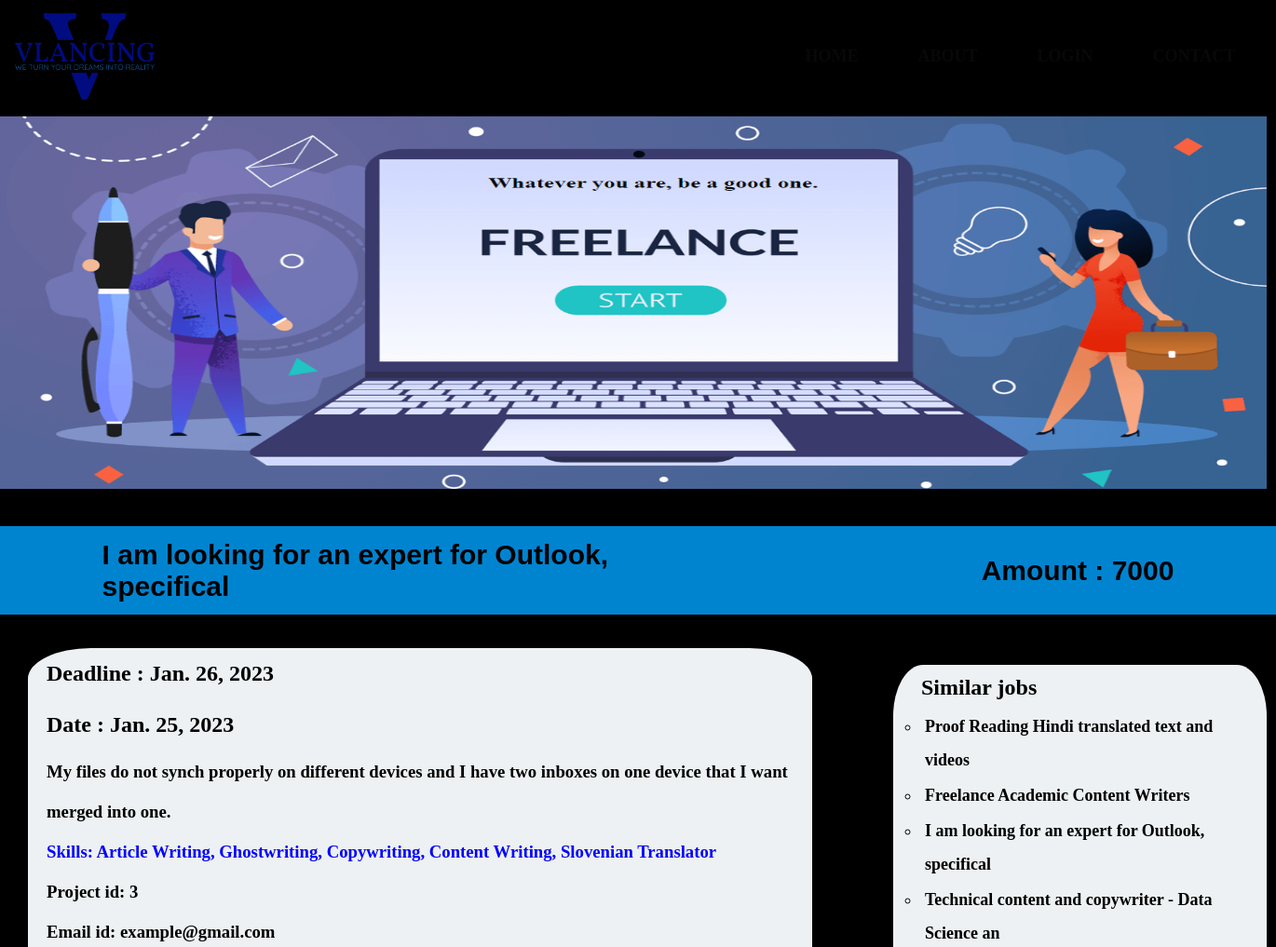
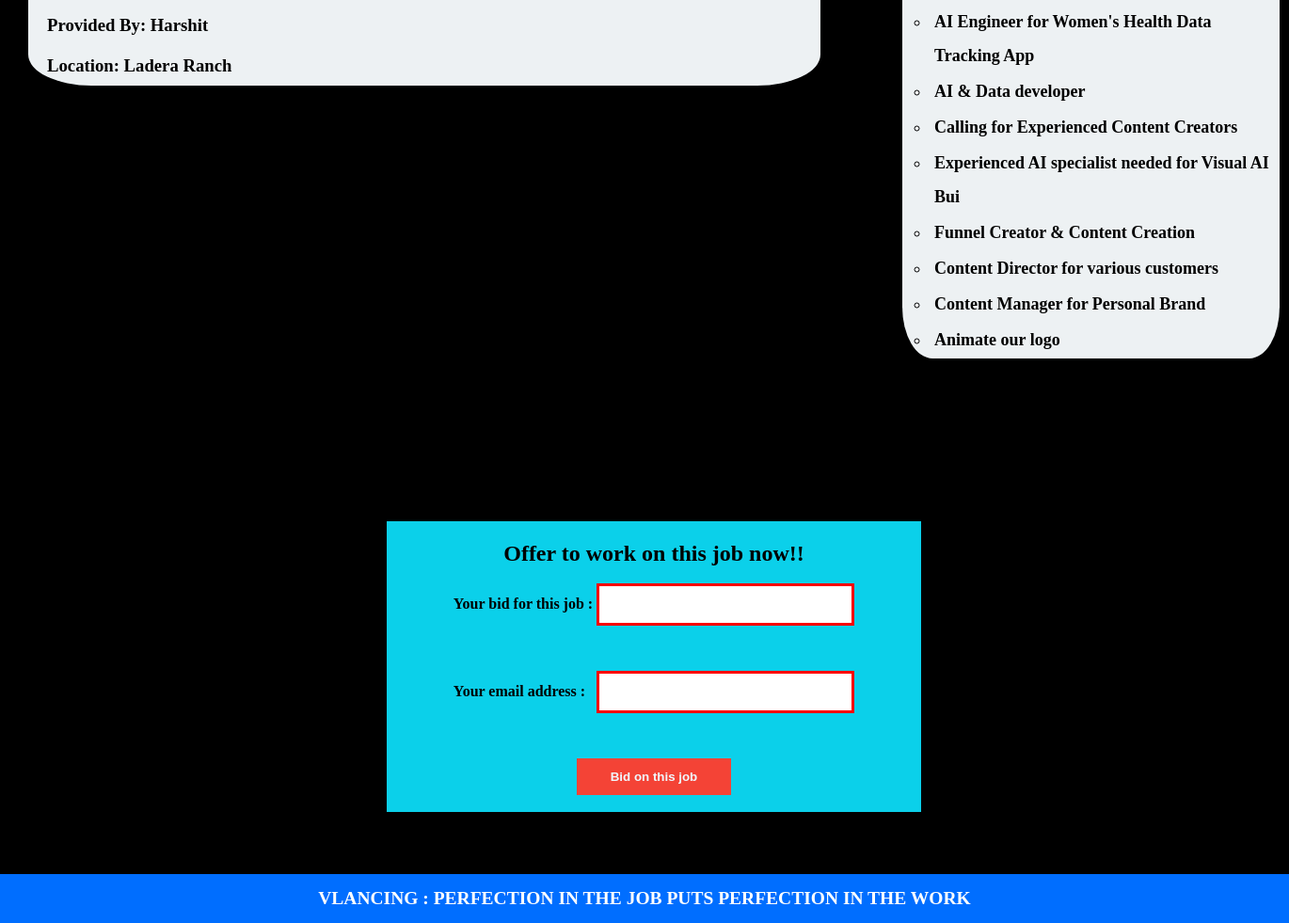
Page /3 on the committed database (2 pictures, top to bottom).
### vlance/models.py (models this page shows, shortened)
class Jobs(models.Model):
    task_name = models.CharField(max_length=50 , blank = False)
    amount = models.IntegerField( default = 0,blank = False)
    description = models.TextField(max_length=500 , blank = False, default = None)
    date_posted = models.DateField(blank= False)
    email = models.EmailField(verbose_name="Email", blank = False)
    provided_by = models.CharField(max_length=50 , blank = False)
    deadline = models.DateField(blank = False)
    is_completed = models.BooleanField(default = False)
    location = models.CharField(max_length=50 , blank = False)
    skills = models.CharField(max_length=50, default=None, blank = False )

### vlance/views.py (the view)
# urls.py: path('<str:job_id>' , views.jobs, name='jobs'),
def jobs(request, job_id):
    jobs = Jobs.objects.get(id=job_id)
    return render(request, "vlance/job.html", {
        "jobs": jobs,
        "works": Jobs.objects.all()
    })

### vlance/Templates/VLANCE/job.html (shortened to what this page needs)
{% load static %}
<!DOCTYPE html>
<html>
    <head>
        <link rel="stylesheet" href="{% static 'vlance/job.css' %}">
    </head>
    <body>
        <section class="header">
            <nav>
                <a href="#"><img src="{% static 'vlance/assets/final.png'%}"></a>
                <div class="nav-links">
                    <ul>
                        <li><a href="{% url 'landing' %}">HOME</a></li>
                        <li><a href="#">ABOUT</a></li>
                        <li><a href="#">LOGIN</a></li>
                        <li><a href="#">CONTACT</a></li>
                    </ul>
            </nav>
            <div class="text-box">
                <img src="{% static 'vlance/assets/ff.png'%}">
                <br>
                <br>
                <br>
                </div>
                <div class="job">
                <h1 id="first">{{jobs.task_name}}</h1>
                <h1 id="second"> Amount : {{jobs.amount}}</h1>
                </div>
                <br>
                <br>
                        <div class="description">
                    <h2>Deadline : {{jobs.deadline}}  </h2>
                    <h2>Date : {{jobs.date_posted}}  </h2>
                    <h3>{{jobs.description}}</h3>
                        <h3 id="skill">
                            Skills: Article Writing, Ghostwriting, Copywriting, Content Writing, Slovenian Translator
                        </h3>
                        <h3> Project id: {{jobs.id}}</h3>
                        <h3> Email id: {{jobs.email}}</h3>
                        <h3> Provided By: {{jobs.provided_by}}</h3>
                        <h3> Location: {{jobs.location}}</h3>
                        </div>
                        <br>
                        <div class="other"><h2> Similar jobs</h2>
                            <ul>
                                {% for work in works %}
                                <li><a href="#">{{work.task_name}}</a></li>
                                {% endfor %}
                            </ul>
                    </div>
                    <br>
                    <br>
                    <div class="post">
                        <h2>Offer to work on this job now!!</h2>
                        <form action="#">
                            <label for="Your bid for this job">Your bid for this job : </label>
                            <input type="text" id="bid" name="bid"><br><br>
                            <label for="email address">Your email address :  &nbsp;</label>
                            <input type="email" id="email" name="email"><br><br>
                            <input type="submit" value="Bid on this job">
                          </form>
                    </div>
                <br>
                <br>
                <footer>
                    <div class="FINAL">
                        <h2 class="LAST"> VLANCING : PERFECTION IN THE JOB PUTS PERFECTION IN THE WORK</h2>
                    </div>
                </footer>
                </section>
    </body>
</html>

### vlance/static/vlance/job.css (style rules this page uses)
* { margin: 0; padding: 0; }
body { min-height: 100vh; width:100%; background-position: center; background-color: black; background-size: cover; position: relative; }
nav { display: flex; padding: 1% 1%; justify-content: space-between; align-items: center; }
nav img { width: 150px; padding-left: 2px; }
.nav-links { flex: 1; text-align: right; }
.nav-links ul li { font-family:cursive; font-weight: bold; list-style: none; display: inline-block; padding: 20px 30px; position: relative; margin-top: 0%; }
.nav-links ul li a { color:rgb(8, 8, 8); text-decoration: none; font-size: 18px; }
.nav-links ul li::after { content: ''; width: 0%; height: 4px; background: #f44336; display: block; margin: auto; transition: 0.5s; }
.text-box img { width: 1360px; height: 400px; position: relative; }
.job { display: flex; padding: 1% 8%; justify-content: space-between; align-items: center; background-color: rgba(0, 162, 255, 0.815); }
#first { text-align: left; flex: 1; font-size: 30px; font-family: 'Franklin Gothic Medium', 'Arial Narrow', Arial, sans-serif; }
#second { text-align: right; flex: 1; font-size: 30px; font-family: 'Franklin Gothic Medium', 'Arial Narrow', Arial, sans-serif; }
.description { height: auto; width: 60%; float: left; line-height: 2.3; margin-left: 30px; padding-left: 20px; border: 2px ; border-radius: 8%; background-color: rgba(241, 245, 247, 0.986); }
#skill { color: blue; }
.other { line-height: 2; height: auto; margin-left: 70%; margin-right: 10px; padding-right: 10px; padding-left: 30px; border: 2px ; border-radius: 8%; border-color: black; background-color: rgba(241, 245, 247, 0.986); }
.other ul li { padding-left: 4px; list-style:circle; font-size: large; color: black; }
.other a { color: black; text-decoration: none; font-weight: bolder; }
.other ul li::after { content: ''; width: 0%; height: 2px; background: black; display: block; margin: auto; transition: 1s; }
.post { align-self: center; height: auto; width: 40%; line-height: 2; margin-left: 30%; background-color:rgba(12, 212, 238, 0.986) ; padding: 10px; text-align: center; font-weight: bold; margin-top: 10%; }
input[type=text] { width: 50%; padding: 12px 20px; margin: 8px 0; box-sizing: border-box; border: 3px solid red; }
input[type=email] { width: 50%; padding: 12px 20px; margin: 8px 0; box-sizing: border-box; border: 3px solid red; }
input[type=submit] { width: 30%; background-color: #f44336; color: aliceblue; font-weight: bolder; padding: 12px 20px; margin: 8px 0; box-sizing: border-box; border: 3px ; }
.FINAL { margin-top: 30px; padding-top: 15px; padding-bottom: 15px; background-color: rgb(0, 110, 255); width: 100%; color: white; font-size: small; text-align: center; }

### rows in the picture
Jobs: task_name "I am looking for an expert for Outlook, specifical", amount "7000", deadline "Jan. 26, 2023", date_posted "Jan. 25, 2023", description "My files do not synch properly on different devices and I have two inboxes on one device that I want merged into one.", id "3", email "example@gmail.com", provided_by "Harshit", location "Ladera Ranch"
Jobs: task_name "Proof Reading Hindi translated text and videos"
Jobs: task_name "Freelance Academic Content Writers"
Jobs: task_name "Technical content and copywriter - Data Science an"
Jobs: task_name "AI Engineer for Women's Health Data Tracking App"
Jobs: task_name "AI & Data developer"
Jobs: task_name "Calling for Experienced Content Creators"
Jobs: task_name "Experienced AI specialist needed for Visual AI Bui"
Jobs: task_name "Funnel Creator & Content Creation"
Jobs: task_name "Content Director for various customers"
Jobs: task_name "Content Manager for Personal Brand"
Jobs: task_name "Animate our logo"
